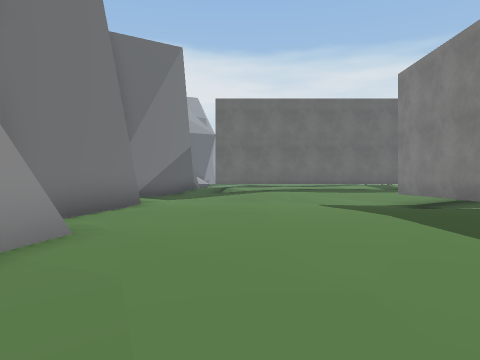
View 1 (above)

24 first-person views from a walk through a scene from a Unity 3-D project. The camera is 1.3 m above the floor, looks level and sees 70° across. The floor is counted in squares, 2 m on a side. Each view is taken from the middle of a square. On the plan, view 1 faces up. The plan holds only what a view shows up to about 10 squares ahead; the rest is blank. The place goes on beyond the plan. Door leaves are left out, so doorways stand open. Some surface patterns are stand-ins.

View 2
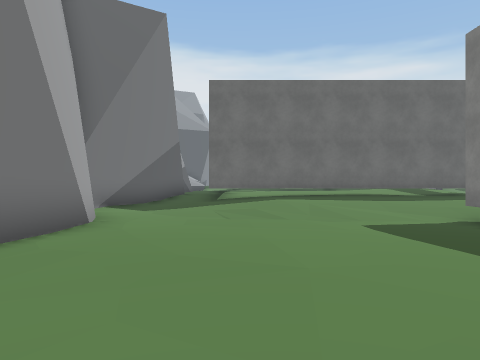

View 3
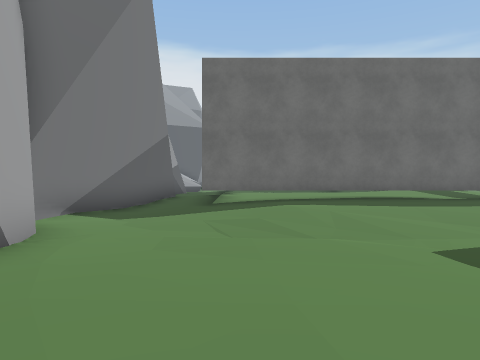

View 4
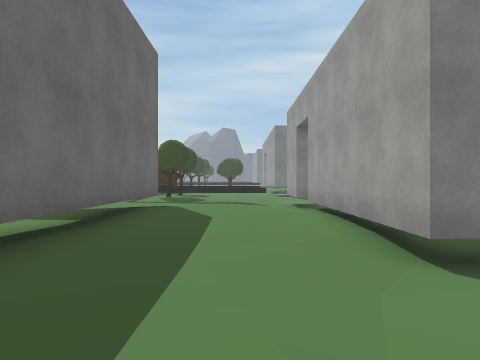

View 5
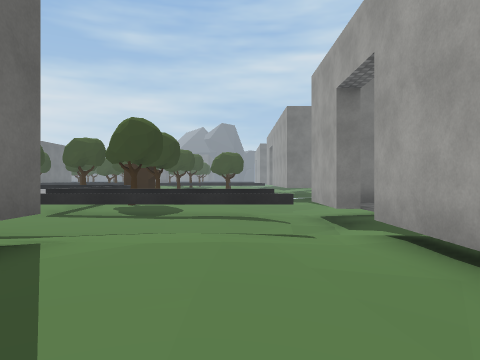

View 6
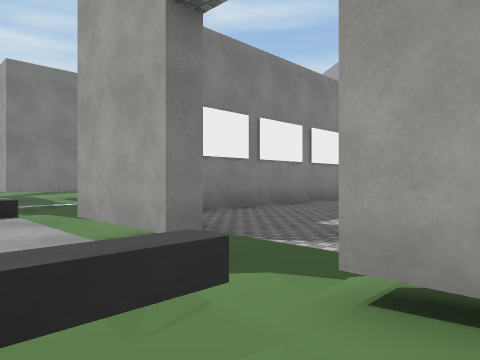

View 7
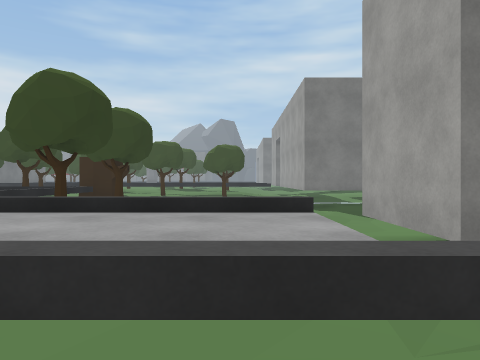

View 8
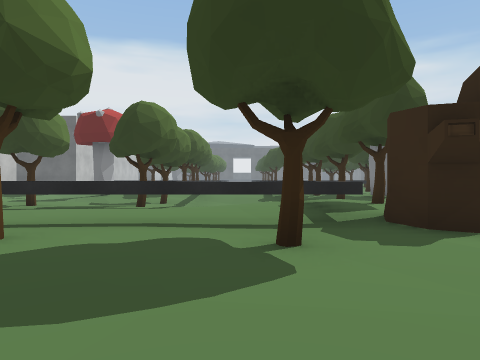

View 9
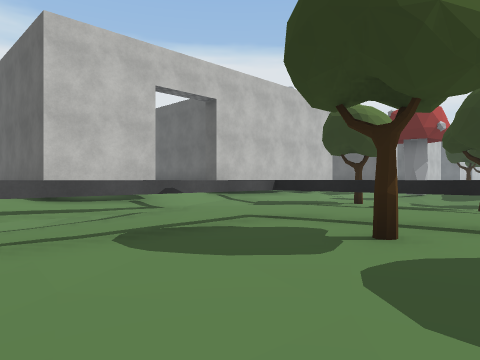

View 10
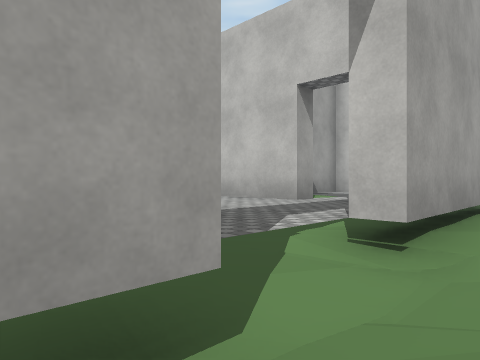

View 11
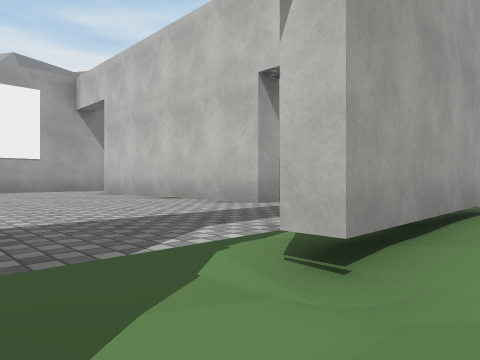

View 12
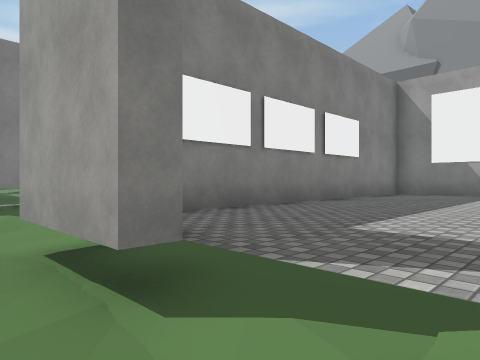

View 13
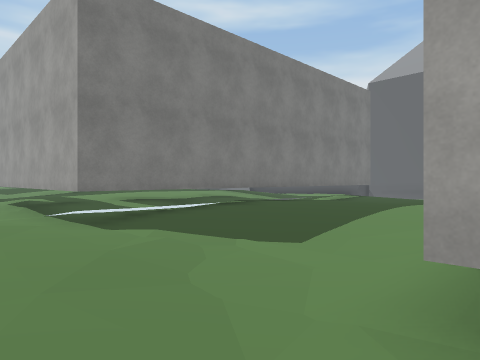

View 14
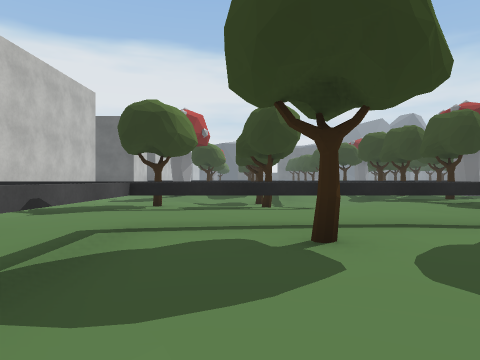

View 15
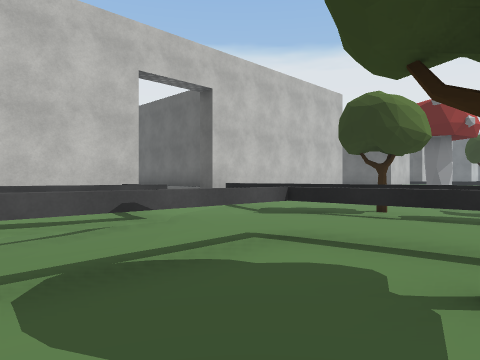

View 16
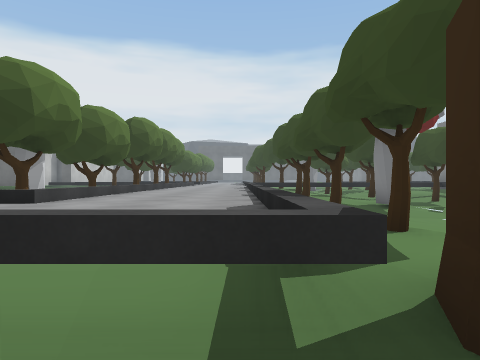

View 17
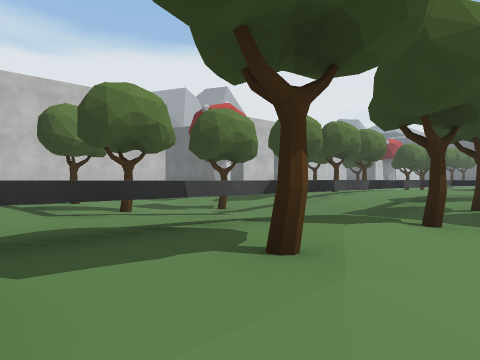

View 18
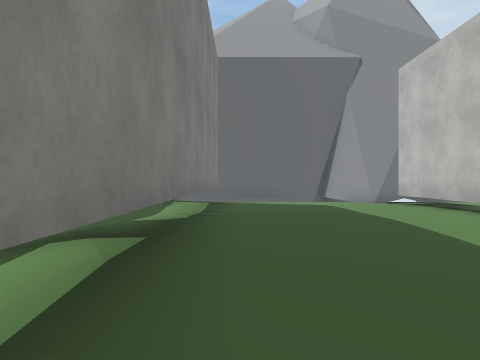

View 19
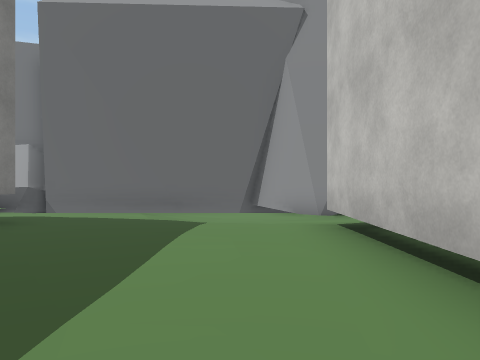

View 20
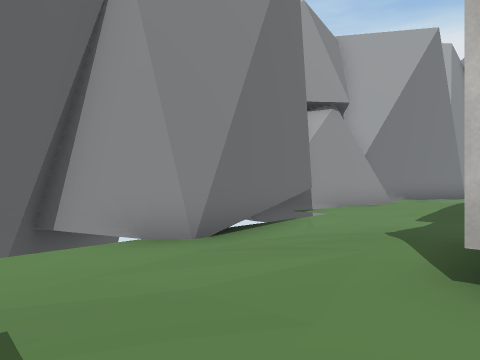

View 21
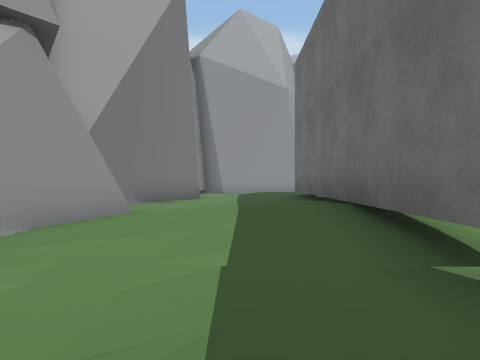

View 22
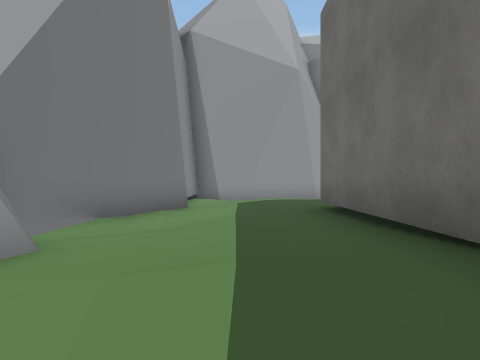

View 23
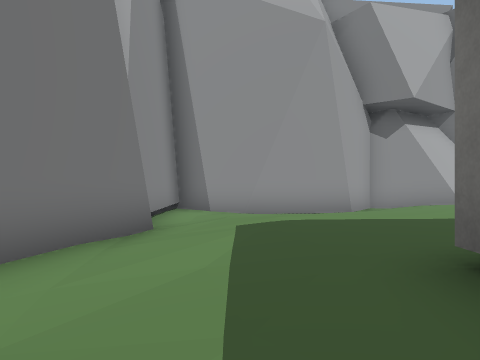

View 24
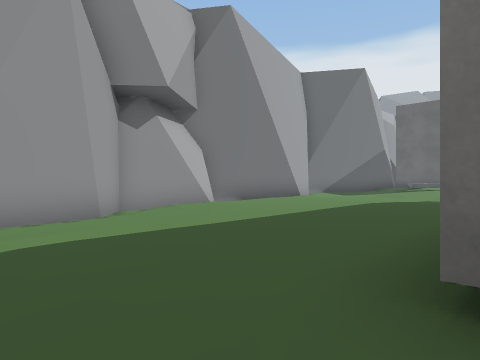

### Floor plan
Key: @ floor where view 1 was taken; # wall or solid block; . main floor; : floor 0.25 m higher than the main floor; - floor 0.25 m lower than the main floor; _ floor 0.5 m lower than the main floor; + floor 0.75 m higher than the main floor; < floor 0.75 m lower than the main floor; / step, stairs or slope; D open door; = window, fence, low wall or low ledge; ^ raised ledge; v drop or lower ground; T tree; S stump.
Columns run from 4 left of view 1 to 22 right of it. Each row starts with its distance up from view 1.
 28                        +/
 27                        +:
 26                     T  +:
 25                     /   .:/
 24                    /-+++/T/
 23                  ___T+++---
 22              # /----_+++/.-
 21              #.------+++.T-
 20              #.--T--T+++:/-
 19             v#.--....+++:T/
 18             vv+      +++:./
 17              v+        +S./
 16              #    #v=v=vSS
 15  #/ vvvvvvvvv#./  ..T.T..
 14 ##/###########//++.......
 13 #--//:::::::::./++...-..
 12 #--//::./..::///++--//-
 11  ---//////...///_-/__////-/
 10  #---/---#######/###<<//_##
  9  #---.--/#^^ #^^^^^#_<<//#
  8  #--..---#  ^D^^^^^#_///.#
  7 ##-...../#^^^#^^^^^#-///.#
  6 #--......#####^^^^^# --..#
  5  ---....     #^^^^^# -...#
  4  ##.....     #^^^^^#.....#
  3  ##.....:    #^^^^^#-.--.#
  2  #//.....    ^^^ ^^#-----#
  1  ##-/....    ^^^ ^^#-----#
  0   #_@....###########-----#
 -1   #_/.........//_/---/----
 -2   #_-///////////</////////
 -3   #__/____/--/--</<<<<//_/_
 -4  #######____----/###<<<<<<<
 -5        ########### ########

Positions as (right, up) in squares from view 1, and headings:
1: (0, 0), facing up
2: (0, 3), facing up
3: (0, 5), facing up
4: (1, 12), facing right
5: (6, 12), facing right
6: (10, 12), facing down-right
7: (10, 12), facing right
8: (18, 12), facing up
9: (17, 12), facing up-left
10: (14, 11), facing down-left
11: (13, 11), facing down-left
12: (11, 11), facing down-right
13: (15, 12), facing down-right
14: (15, 12), facing up
15: (16, 13), facing up-left
16: (19, 15), facing up
17: (22, 17), facing up-left
18: (20, 9), facing down
19: (17, 5), facing down
20: (18, 0), facing down-left
21: (14, -2), facing left
22: (11, -2), facing left
23: (7, -2), facing left
24: (5, -2), facing up-left
